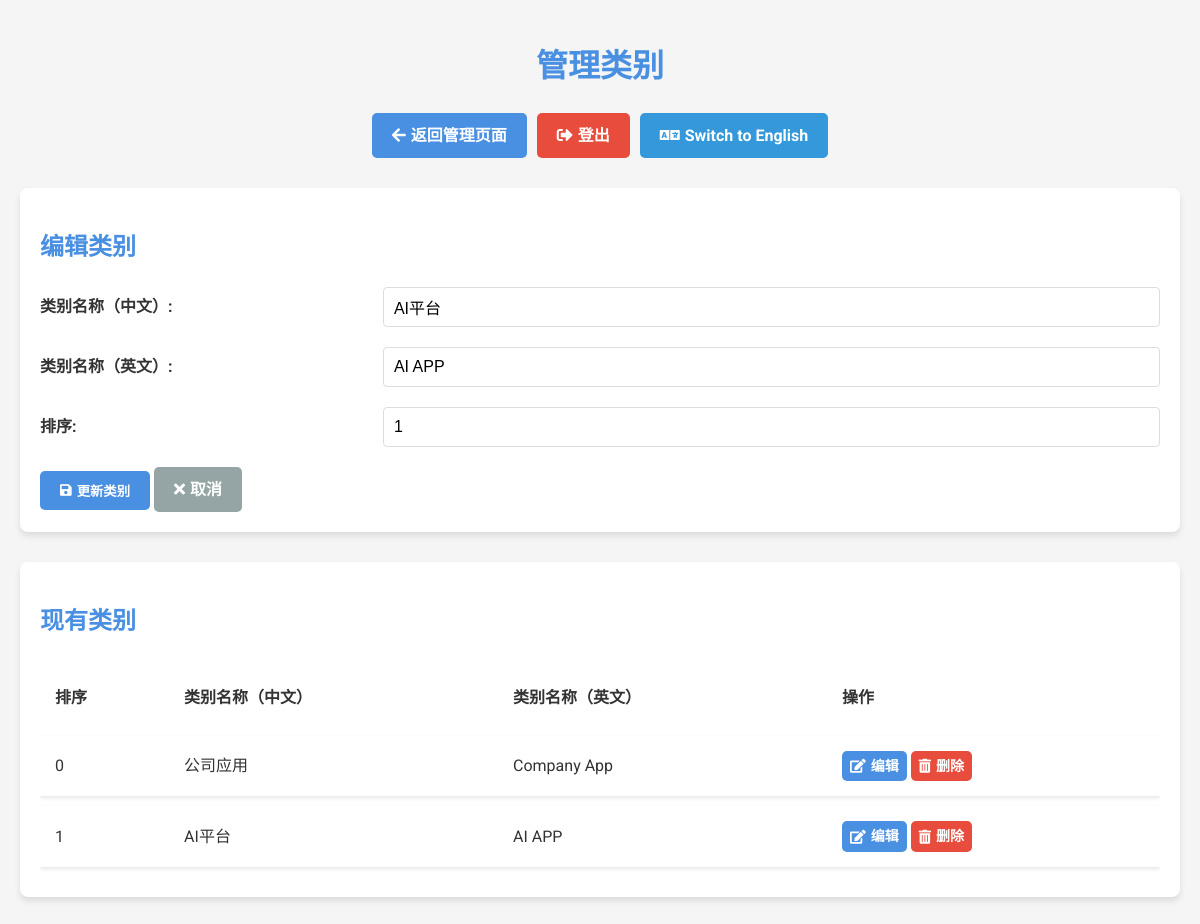
/category_manage.php?edit=12&lang=zh (signed in), run on the app's committed database.
### tables this page shows
CREATE TABLE `categories` (
  `id` int(11) NOT NULL,
  `name_zh` varchar(255) NOT NULL,
  `name_en` varchar(255) NOT NULL,
  `sort_order` int(11) DEFAULT 0
);

### functions.php (called while the page is built, shortened)
<?php
if (!function_exists('t')) {
    function t($zh, $en) {
        global $lang;
        return $lang == 'zh' ? $zh : $en;
    }
}
?>

### category_manage.php (the view, shortened to what this page needs)
<?php
require_once 'functions.php';
require_once 'db_setup.php';
$lang = isset($_GET['lang']) && $_GET['lang'] == 'en' ? 'en' : 'zh';
$edit_category = null;
$categories = $db->query("SELECT id, name_zh, name_en, sort_order FROM categories ORDER BY sort_order, name_zh");
if (isset($_GET['edit'])) {
    $edit_id = (int)$_GET['edit'];
    $result = $db->query("SELECT id, name_zh, name_en, sort_order FROM categories WHERE id = $edit_id");
    if ($result && $result->num_rows > 0) {
        $edit_category = $result->fetch_assoc();
    }
}
?>
<!DOCTYPE html>
<html lang="<?php echo $lang; ?>">
<head>
    <link href="https://cdnjs.cloudflare.com/ajax/libs/font-awesome/5.15.1/css/all.min.css" rel="stylesheet">
    <link href="./assets/css/admin-styles.css" rel="stylesheet">
</head>
<body>
    <div class="container">
        <h1 class="text-center fade-in"><?php echo t("管理类别", "Manage Categories"); ?></h1>
        <nav class="nav-buttons fade-in">
            <a href="admin.php?lang=<?php echo $lang; ?>" class="btn btn-primary"><i class="fas fa-arrow-left"></i> <?php echo t("返回管理页面", "Back to Admin"); ?></a>
            <a href="admin.php?action=logout&lang=<?php echo $lang; ?>" class="btn btn-danger"><i class="fas fa-sign-out-alt"></i> <?php echo t("登出", "Logout"); ?></a>
            <a href="?lang=<?php echo $lang == 'zh' ? 'en' : 'zh'; ?>" class="btn btn-info">
                <i class="fas fa-language"></i> <?php echo $lang == 'zh' ? 'Switch to English' : '切换到中文'; ?>
            </a>
        </nav>
        <div class="page-section fade-in">
            <h2><?php echo $edit_category ? t("编辑类别", "Edit Category") : t("添加新类别", "Add New Category"); ?></h2>
            <form method="post" id="categoryForm">
                <div class="form-group">
                    <label for="name_zh"><?php echo t("类别名称（中文）:", "Category Name (Chinese):"); ?></label>
                    <input type="text" id="name_zh" name="name_zh" class="form-control" required
                           value="<?php echo $edit_category ? htmlspecialchars($edit_category['name_zh']) : ''; ?>">
                </div>
                <div class="form-group">
                    <label for="name_en"><?php echo t("类别名称（英文）:", "Category Name (English):"); ?></label>
                    <input type="text" id="name_en" name="name_en" class="form-control" required
                           value="<?php echo $edit_category ? htmlspecialchars($edit_category['name_en']) : ''; ?>">
                </div>
                <div class="form-group">
                    <label for="sort_order"><?php echo t("排序:", "Sort Order:"); ?></label>
                    <input type="number" id="sort_order" name="sort_order" class="form-control" required
                           value="<?php echo $edit_category ? htmlspecialchars($edit_category['sort_order']) : '0'; ?>">
                </div>
                <div class="form-actions">
                    <button type="submit" name="submit_category" class="btn btn-primary">
                        <i class="fas <?php echo $edit_category ? 'fa-save' : 'fa-plus'; ?>"></i>
                        <?php echo $edit_category ? t("更新类别", "Update Category") : t("添加类别", "Add Category"); ?>
                    </button>
                    <?php if ($edit_category): ?>
                        <a href="category_manage.php?lang=<?php echo $lang; ?>" class="btn btn-secondary"><i class="fas fa-times"></i> <?php echo t("取消", "Cancel"); ?></a>
                    <?php endif; ?>
                </div>
            </form>
        </div>
        <div class="page-section fade-in">
            <h2><?php echo t("现有类别", "Existing Categories"); ?></h2>
            <div class="table-responsive">
                <table class="table">
                    <thead>
                        <tr>
                            <th><?php echo t("排序", "Sort Order"); ?></th>
                            <th><?php echo t("类别名称（中文）", "Category Name (Chinese)"); ?></th>
                            <th><?php echo t("类别名称（英文）", "Category Name (English)"); ?></th>
                            <th><?php echo t("操作", "Action"); ?></th>
                        </tr>
                    </thead>
                    <tbody>
                        <?php
                        if ($categories && $categories->num_rows > 0):
                            while ($category = $categories->fetch_assoc()):
                        ?>
                            <tr>
                                <td><?php echo htmlspecialchars($category['sort_order']); ?></td>
                                <td><?php echo htmlspecialchars($category['name_zh']); ?></td>
                                <td><?php echo htmlspecialchars($category['name_en']); ?></td>
                                <td>
                                    <a href="category_manage.php?edit=<?php echo $category['id']; ?>&lang=<?php echo $lang; ?>" class="btn btn-sm btn-primary"><i class="fas fa-edit"></i> <?php echo t("编辑", "Edit"); ?></a>
                                    <a href="category_manage.php?delete=<?php echo $category['id']; ?>&lang=<?php echo $lang; ?>" class="btn btn-sm btn-danger" onclick="return confirm('<?php echo t("确定要删除这个类别吗？这将同时删除该类别下的所有链接。", "Are you sure you want to delete this category? This will also delete all links in this category."); ?>');"><i class="fas fa-trash-alt"></i> <?php echo t("删除", "Delete"); ?></a>
                                </td>
                            </tr>
                        <?php
                            endwhile;
                        else:
                        ?>
                            <tr>
                                <td colspan="4"><?php echo t("暂无类别", "No categories found"); ?></td>
                            </tr>
                        <?php
                        endif;
                        ?>
                    </tbody>
                </table>
            </div>
        </div>
    </div>
</body>
</html>

### assets/css/admin-styles.css (style rules this page uses)
:root { --primary-color: #4a90e2; --secondary-color: #f5f5f5; --text-color: #333; --danger-color: #e74c3c; --success-color: #2ecc71; }
body { font-family: 'Roboto', sans-serif; line-height: 1.6; color: var(--text-color); background-color: var(--secondary-color); margin: 0; padding: 0; }
.container { max-width: 1200px; margin: 0 auto; padding: 20px; }
h1, h2 { color: var(--primary-color); margin-bottom: 20px; }
h1 { text-align: center; }
.nav-buttons { display: flex; justify-content: center; flex-wrap: wrap; gap: 10px; margin-bottom: 30px; }
.btn { padding: 10px 20px; border: none; border-radius: 5px; cursor: pointer; transition: all 0.3s ease; font-weight: bold; text-decoration: none; display: inline-flex; align-items: center; justify-content: center; }
.btn i { margin-right: 5px; }
.btn-primary { background-color: var(--primary-color); color: white; }
.btn-danger { background-color: var(--danger-color); color: white; }
.btn-info { background-color: #3498db; color: white; }
.btn-secondary { background-color: #95a5a6; color: white; }
.page-section { background-color: white; border-radius: 8px; box-shadow: 0 4px 6px rgba(0, 0, 0, 0.1); padding: 20px; margin-bottom: 30px; }
.form-group { margin-bottom: 20px; }
.form-group label { display: block; margin-bottom: 5px; font-weight: bold; }
.form-control { width: 100%; max-width: 100%; padding: 10px; border: 1px solid #ddd; border-radius: 4px; font-size: 16px; transition: border-color 0.3s ease; box-sizing: border-box; }
.form-actions { margin-top: 20px; }
.table { width: 100%; border-collapse: separate; border-spacing: 0 10px; margin-bottom: 0; }
.table th, .table td { padding: 15px; text-align: left; vertical-align: middle; }
.table tbody tr { background-color: white; box-shadow: 0 2px 4px rgba(0, 0, 0, 0.1); transition: all 0.3s ease; }
.btn-sm { padding: 0.25rem 0.5rem; font-size: 0.875rem; }
.table-responsive { overflow-x: auto; }
.fade-in { animation: fadeIn 0.5s ease-in; }
@media (min-width: 768px) { .form-group { display: flex; align-items: center; } }
@media (min-width: 768px) { .form-group label { width: 30%; margin-bottom: 0; margin-right: 10px; } }
@media (min-width: 768px) { .form-group .form-control { width: 70%; } }

### data on the page
categories: name_zh "AI平台", name_en "AI APP", sort_order "1"
categories: sort_order "0", name_zh "公司应用", name_en "Company App"

### other printed values
t("管理类别", "Manage Categories") "管理类别"
t("返回管理页面", "Back to Admin") "返回管理页面"
t("登出", "Logout") "登出"
t("编辑类别", "Edit Category") "编辑类别"
t("类别名称（中文）:", "Category Name (Chinese):") "类别名称（中文）:"
t("类别名称（英文）:", "Category Name (English):") "类别名称（英文）:"
t("排序:", "Sort Order:") "排序:"
t("更新类别", "Update Category") "更新类别"
t("取消", "Cancel") "取消"
t("现有类别", "Existing Categories") "现有类别"
t("排序", "Sort Order") "排序"
t("类别名称（中文）", "Category Name (Chinese)") "类别名称（中文）"
t("类别名称（英文）", "Category Name (English)") "类别名称（英文）"
t("操作", "Action") "操作"
